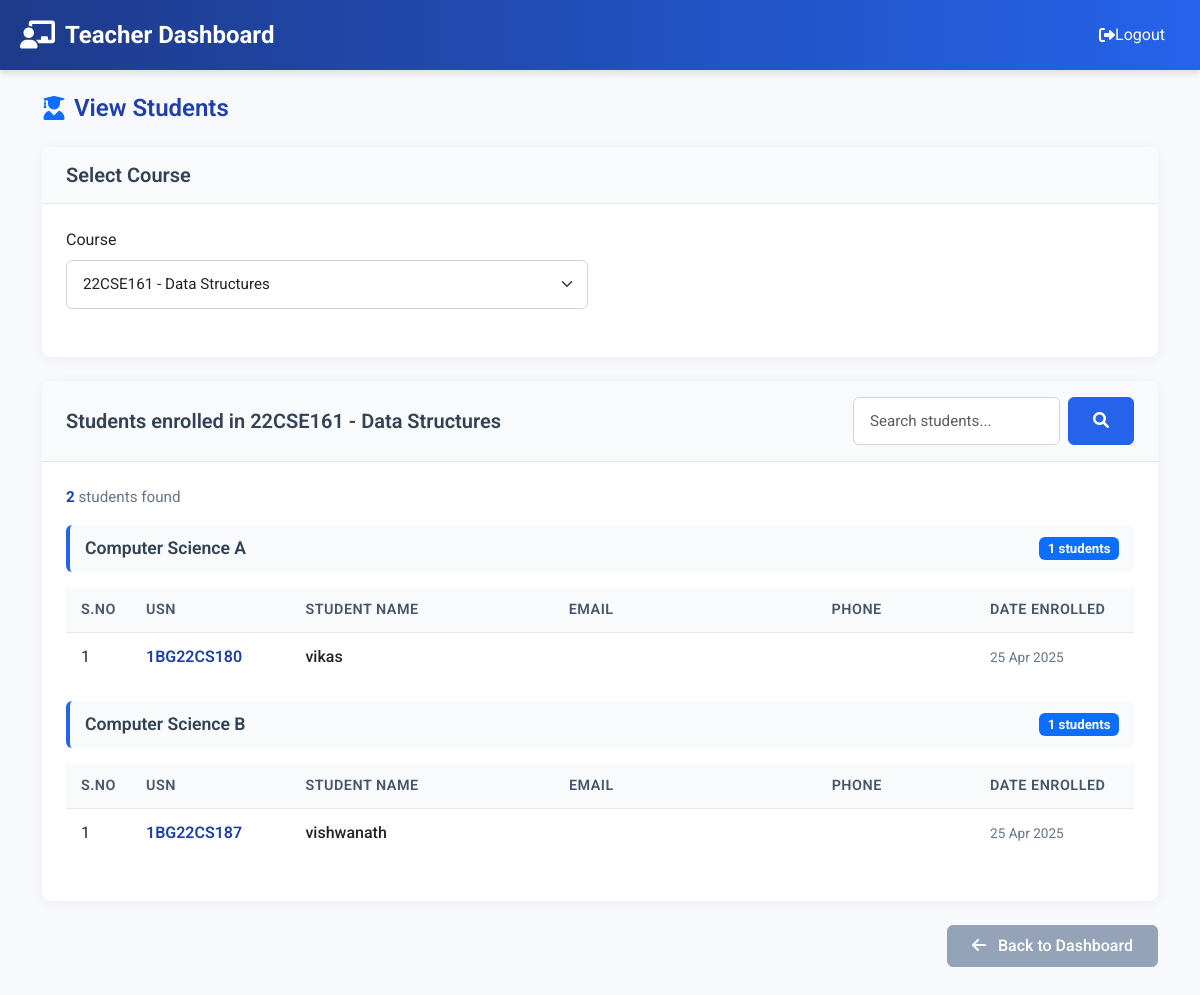
The app's page /teacher/view_students.php?course=1 (signed in) with its own data.
### tables this page shows
CREATE TABLE `courses` (
  `id` int(11) NOT NULL,
  `course_code` varchar(20) NOT NULL,
  `course_name` varchar(100) NOT NULL,
  `semester` varchar(20) NOT NULL,
  `created_at` timestamp NOT NULL DEFAULT current_timestamp(),
  `updated_at` timestamp NOT NULL DEFAULT current_timestamp() ON UPDATE current_timestamp()
);

CREATE TABLE `student_courses` (
  `id` int(11) NOT NULL,
  `student_id` int(11) NOT NULL,
  `course_id` int(11) NOT NULL,
  `date_enrolled` date DEFAULT NULL,
  `created_at` timestamp NOT NULL DEFAULT current_timestamp()
);

CREATE TABLE `students` (
  `id` int(11) NOT NULL,
  `full_name` varchar(100) NOT NULL,
  `usn` varchar(20) NOT NULL,
  `email` varchar(100) DEFAULT NULL,
  `phone` varchar(20) DEFAULT NULL,
  `dob` date NOT NULL,
  `class` varchar(50) NOT NULL,
  `section` varchar(10) NOT NULL,
  `created_at` timestamp NOT NULL DEFAULT current_timestamp(),
  `updated_at` timestamp NOT NULL DEFAULT current_timestamp() ON UPDATE current_timestamp()
);

### teacher/view_students.php (the view, shortened to what this page needs)
<?php
require_once '../includes/functions.php';
$teacher_id = $_SESSION['teacher_id'];
$courses_sql = "SELECT
    c.id,
    c.course_code,
    c.course_name,
    c.semester
FROM
    courses c
JOIN
    teacher_courses tc ON c.id = tc.course_id
WHERE
    tc.teacher_id = ?
ORDER BY
    c.course_code ASC";
$courses_stmt = $conn->prepare($courses_sql);
$courses_stmt->bind_param("i", $teacher_id);
$courses_stmt->execute();
$courses_result = $courses_stmt->get_result();
$courses = [];
while($course = $courses_result->fetch_assoc()) {
    $courses[] = $course;
}
$selected_course = null;
$students = [];
if (isset($_GET['course']) && is_numeric($_GET['course'])) {
    $course_id = $_GET['course'];
    $course_sql = "SELECT * FROM courses WHERE id = ?";
    $course_stmt = $conn->prepare($course_sql);
    $course_stmt->bind_param("i", $course_id);
    $course_stmt->execute();
    $course_result = $course_stmt->get_result();
    $selected_course = $course_result->fetch_assoc();
    $students_sql = "SELECT
        s.id,
        s.full_name,
        s.usn,
        s.email,
        s.phone,
        s.class,
        s.section,
        sc.date_enrolled
    FROM
        students s
    JOIN
        student_courses sc ON s.id = sc.student_id
    WHERE
        sc.course_id = ?
    ORDER BY
        s.class ASC, s.section ASC, s.full_name ASC";
    $students_stmt = $conn->prepare($students_sql);
    $students_stmt->bind_param("i", $course_id);
    $students_stmt->execute();
    $students_result = $students_stmt->get_result();
    while ($student = $students_result->fetch_assoc()) {
        $students[] = $student;
    }
}
$search_query = '';
?>
<!DOCTYPE html>
<html lang="en">
<head>
    <link href="https://cdn.jsdelivr.net/npm/bootstrap@5.3.0-alpha1/dist/css/bootstrap.min.css" rel="stylesheet">
    <link rel="stylesheet" href="https://cdnjs.cloudflare.com/ajax/libs/font-awesome/6.0.0/css/all.min.css">
</head>
<body>
    <div class="header">
        <div class="header-container">
            <div class="header-logo">
                <i class="fas fa-chalkboard-teacher"></i>
                <span>Teacher Dashboard</span>
            </div>
            <div class="header-nav">
                <div class="header-nav-item">
                    <a href="../logout.php" class="header-nav-link">
                        <i class="fas fa-sign-out-alt"></i> Logout
                    </a>
                </div>
            </div>
        </div>
    </div>
    <div class="container mt-4 mb-5">
        <h1 class="page-title"><i class="fas fa-user-graduate text-primary"></i> View Students</h1>
        <div class="card">
            <div class="card-header">
                <h5>Select Course</h5>
            </div>
            <div class="card-body">
                <form method="get" id="filter-form">
                    <div class="row">
                        <div class="col-md-6">
                            <div class="form-group">
                                <label for="course" class="form-label">Course</label>
                                <select name="course" id="course" class="form-select" required onchange="this.form.submit()">
                                    <?php foreach ($courses as $course): ?>
                                        <option value="<?php echo $course['id']; ?>" <?php echo (isset($_GET['course']) && $_GET['course'] == $course['id']) ? 'selected' : ''; ?>>
                                            <?php echo $course['course_code'] . ' - ' . $course['course_name']; ?>
                                        </option>
                                    <?php endforeach; ?>
                                </select>
                            </div>
                        </div>
                    </div>
                </form>
            </div>
        </div>
        <?php if ($selected_course): ?>
            <div class="card">
                <div class="card-header d-flex justify-content-between align-items-center">
                    <h5>Students enrolled in <?php echo $selected_course['course_code'] . ' - ' . $selected_course['course_name']; ?></h5>
                    <form method="get" class="search-box">
                        <input type="text" name="search" class="form-control" placeholder="Search students..." value="<?php echo htmlspecialchars($search_query); ?>">
                        <button type="submit" class="btn btn-primary">
                            <i class="fas fa-search"></i>
                        </button>
                    </form>
                </div>
                <div class="card-body">
                    <?php if (empty($students)): ?>
                        <div class="no-records">
                            <i class="fas fa-users-slash"></i>
                            <?php if (!empty($search_query)): ?>
                                <p>No students found matching your search query.</p>
                            <?php else: ?>
                                <p>No students are enrolled in this course yet.</p>
                            <?php endif; ?>
                        </div>
                    <?php else: ?>
                        <div class="student-count">
                            <strong><?php echo count($students); ?></strong> students found
                        </div>
                        <?php
                        $grouped_students = [];
                        foreach ($students as $student) {
                            $class_section = $student['class'] . ' ' . $student['section'];
                            if (!isset($grouped_students[$class_section])) {
                                $grouped_students[$class_section] = [];
                            }
                            $grouped_students[$class_section][] = $student;
                        }
                        ksort($grouped_students);
                        foreach ($grouped_students as $class_section => $class_students):
                        ?>
                            <div class="class-group-header">
                                <span><?php echo $class_section; ?></span>
                                <span class="badge bg-primary"><?php echo count($class_students); ?> students</span>
                            </div>
                            <table class="students-table">
                                <thead>
                                    <tr>
                                        <th width="5%">S.No</th>
                                        <th width="15%">USN</th>
                                        <th width="25%">Student Name</th>
                                        <th width="25%">Email</th>
                                        <th width="15%">Phone</th>
                                        <th width="15%">Date Enrolled</th>
                                    </tr>
                                </thead>
                                <tbody>
                                    <?php $count = 1; ?>
                                    <?php foreach ($class_students as $student): ?>
                                        <tr>
                                            <td><?php echo $count++; ?></td>
                                            <td class="usn"><?php echo htmlspecialchars($student['usn']); ?></td>
                                            <td class="name"><?php echo htmlspecialchars($student['full_name']); ?></td>
                                            <td class="email"><?php echo htmlspecialchars($student['email']); ?></td>
                                            <td class="phone"><?php echo htmlspecialchars($student['phone']); ?></td>
                                            <td class="date-enrolled"><?php echo date('d M Y', strtotime($student['date_enrolled'])); ?></td>
                                        </tr>
                                    <?php endforeach; ?>
                                </tbody>
                            </table>
                        <?php endforeach; ?>
                    <?php endif; ?>
                </div>
            </div>
        <?php endif; ?>
        <div class="d-flex justify-content-end mt-3">
            <a href="dashboard.php" class="btn btn-secondary">
                <i class="fas fa-arrow-left me-2"></i> Back to Dashboard
            </a>
        </div>
    </div>
</body>
</html>

### teacher/view_students.php (style rules this page uses)
body { font-family: 'Roboto', sans-serif; background-color: #f8f9fc; margin: 0; padding: 0; }
.header { background: linear-gradient(90deg, #1e3a8a 0%, #2563eb 100%); color: white; padding: 15px 0; display: flex; justify-content: space-between; align-items: center; box-shadow: 0 4px 6px rgba(0,0,0,0.1); position: relative; z-index: 10; }
.header-container { width: 100%; display: flex; justify-content: space-between; align-items: center; padding: 0 20px; }
.header-logo { font-size: 24px; font-weight: bold; display: flex; align-items: center; }
.header-logo i { margin-right: 10px; font-size: 28px; }
.header-nav { display: flex; align-items: center; }
.header-nav-item { margin-left: 20px; position: relative; }
.header-nav-link { color: white; text-decoration: none; display: flex; align-items: center; padding: 8px 15px; border-radius: 4px; transition: all 0.3s ease; }
.page-title { font-size: 1.5rem; font-weight: 600; margin-bottom: 1.5rem; color: #1e40af; display: flex; align-items: center; gap: 0.5rem; }
.card { border: none; border-radius: 10px; box-shadow: 0 2px 15px rgba(0,0,0,0.05); margin-bottom: 1.5rem; }
.card-header { background-color: #f8fafc; border-bottom: 1px solid #e5e7eb; padding: 1rem 1.5rem; }
.card-header h5 { margin: 0; font-weight: 600; color: #334155; }
.card-body { padding: 1.5rem; }
.form-group { margin-bottom: 1.5rem; }
.btn-primary { background-color: #2563eb; border-color: #2563eb; padding: 0.5rem 1.5rem; font-weight: 500; border-radius: 6px; transition: all 0.3s; }
.btn-secondary { background-color: #94a3b8; border-color: #94a3b8; padding: 0.5rem 1.5rem; font-weight: 500; border-radius: 6px; transition: all 0.3s; color: white; }
.form-select, .form-control { border-radius: 6px; border: 1px solid #d1d5db; padding: 0.75rem 1rem; font-size: 0.95rem; }
.students-table { width: 100%; border-collapse: collapse; margin-bottom: 20px; }
.students-table th, .students-table td { padding: 12px 15px; text-align: left; border-bottom: 1px solid #e5e7eb; }
.students-table th { background-color: #f8fafc; font-weight: 600; color: #475569; font-size: 0.9rem; text-transform: uppercase; letter-spacing: 0.5px; }
.students-table tr:last-child td { border-bottom: none; }
.students-table .email, .students-table .phone { color: #4b5563; font-size: 0.9rem; }
.students-table .usn { font-weight: 600; color: #1e40af; }
.students-table .name { font-weight: 500; }
.date-enrolled { font-size: 0.85rem; color: #64748b; }
.search-box { display: flex; gap: 0.5rem; }
.student-count { margin-bottom: 1rem; font-size: 0.95rem; color: #64748b; }
.student-count strong { color: #1e40af; }
.class-group-header { background-color: #f8fafc; padding: 10px 15px; margin-top: 15px; margin-bottom: 15px; border-radius: 6px; border-left: 4px solid #2563eb; display: flex; justify-content: space-between; align-items: center; font-weight: 600; color: #334155; font-size: 1.1rem; }

### records on screen
courses: course_code "22CSE161", course_name "Data Structures"
student_courses: student.usn "1BG22CS180", student.full_name "vikas", date_enrolled "25 Apr 2025"
student_courses: student.section "Computer Science B", count($class_students) "1", student.usn "1BG22CS187", student.full_name "vishwanath", date_enrolled "25 Apr 2025"

### other values on screen
count($students) "2"
$class_section "Computer Science A"
count($class_students) "1"
form field course "22CSE161 - Data Structures"
